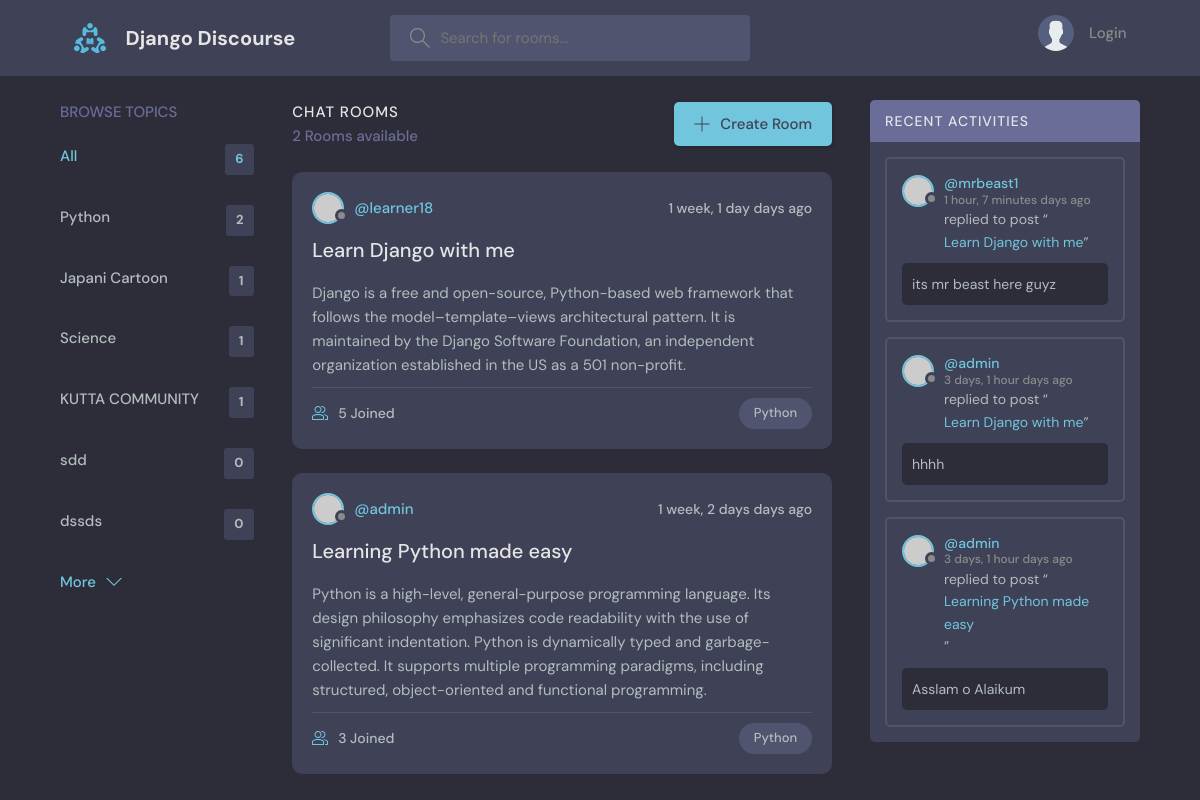
Page /?q=Python on the committed database.
### chat/models.py (models this page shows, shortened)
class Topic(models.Model):
    topic = models.CharField(max_length=200)
    def __str__(self):
        return self.topic

class Room(models.Model):
    host = models.ForeignKey(User,on_delete=models.SET_NULL,null=True)
    name = models.CharField(max_length=200)
    description = models.TextField(null=True,blank=True)
    participants = models.ManyToManyField(User,related_name="Participants",blank=True)
    topic = models.ForeignKey(Topic,on_delete=models.SET_NULL,null=True)
    updated = models.DateTimeField(auto_now=True)
    created = models.DateTimeField(auto_now_add=True)
    class Meta:
        ordering = ['-updated','-created']
    def __str__(self):
        return self.name

class Message(models.Model):
    user = models.ForeignKey(User,on_delete=models.CASCADE)
    room = models.ForeignKey(Room,on_delete=models.CASCADE)
    message = models.TextField()
    updated = models.DateTimeField(auto_now=True)
    created = models.DateTimeField(auto_now_add=True)

### chat/views.py (the view)
# urls.py: 2. Add a URL to urlpatterns:  path('', views.home, name='home')
def home(request):
    q = request.GET.get('q')  if request.GET.get('q') != None else ''
    rooms = Room.objects.filter(
        Q(topic__topic__icontains=q) |
        Q(name__icontains=q) |
        Q(description__icontains=q)
    )
    room_count = rooms.count()
    topics = Topic.objects.all()
    chats = Message.objects.all().order_by('-created')
    context = {'rooms' : rooms,'topics' : topics,'room_count' : room_count,'chats': chats,'page' : 'Django Discourse'}
    return render(request,'chat/home.html',context)

### chat/templates/chat/home.html (shortened to what this page needs)
{% extends "base.html" %}
{% block content %}
<main class="layout layout--3">
  <div class="container">
    {% include 'chat/topics_components.html' %}
    <div class="roomList">
      <div class="roomList__header">
        <div>
          <h2>Chat Rooms</h2>
          <p>{{room_count}} Rooms available</p>
        </div>
        <a class="btn btn--main" href="{% url 'create-room' %}">
          <svg
            version="1.1"
            xmlns="http://www.w3.org/2000/svg"
            width="32"
            height="32"
            viewBox="0 0 32 32"
          >
            <title>add</title>
            <path
              d="M16.943 0.943h-1.885v14.115h-14.115v1.885h14.115v14.115h1.885v-14.115h14.115v-1.885h-14.115v-14.115z"
            ></path>
          </svg>
          Create Room
        </a>
      </div>
      {% include 'chat/feed_components.html' %}
    </div>
    {% include 'chat/activity_components.html' %}
  </div>
</main>
{% endblock  %}

### chat/templates/chat/topics_components.html
<div class="topics">
    <div class="topics__header">
      <h2>Browse Topics</h2>
    </div>
    <ul class="topics__list">
      <li>
        <a href="{% url 'home' %}" class="active">All<span>{{topics.count}}</span></a>
      </li>
      {% for topic in topics %}
      <li>
        <a href="{% url 'home' %}?q={{topic}}">{{topic}}<span>{{topic.room_set.all.count}}</span></a>
      </li>
      {% endfor %}
    </ul>
    <a class="btn btn--link" href="{% url 'home' %}">
      More
      <svg
        version="1.1"
        xmlns="http://www.w3.org/2000/svg"
        width="32"
        height="32"
        viewBox="0 0 32 32"
      >
        <title>chevron-down</title>
        <path d="M16 21l-13-13h-3l16 16 16-16h-3l-13 13z"></path>
      </svg>
    </a>
  </div>

### chat/templates/chat/feed_components.html (shortened to what this page needs)
{% for room in rooms %}
<div class="roomListRoom">
    <div class="roomListRoom__header">
      <a href="{% url 'userprofile' room.host.id %}" class="roomListRoom__author">
        <div class="avatar avatar--small">
          <img src="https://randomuser.me/api/portraits/women/11.jpg" />
        </div>
        <span>@{{ room.host }}</span>
      </a>
      <div class="roomListRoom__actions">
        <span>{{ room.created|timesince }} days ago</span>
      </div>
    </div>
    <div class="roomListRoom__content">
      <a href="{% url 'room' room.id %}">{{ room.name }}</a>
      <p>
        {{ room.description }}
      </p>
    </div>
    <div class="roomListRoom__meta">
      <a href="{% url 'room' room.id %}" class="roomListRoom__joined">
        {{ room.participants.count }} Joined
      </a>
      <p class="roomListRoom__topic">{{room.topic}}</p>
    </div>
  </div>
  {% endfor %}

### chat/templates/chat/activity_components.html (shortened to what this page needs)
<div class="activities">
    <div class="activities__header">
      <h2>Recent Activities</h2>
    </div>
    {% for chat in chats|slice:":3" %}
    <div class="activities__box">
      <div class="activities__boxHeader roomListRoom__header">
        <a href="{% url 'userprofile' chat.user.id %}" class="roomListRoom__author">
          <div class="avatar avatar--small">
            <img src="https://randomuser.me/api/portraits/women/11.jpg" />
          </div>
          <p>
            @{{chat.user}}
            <span>{{chat.created|timesince}} days ago</span>
          </p>
        </a>
      </div>
      <div class="activities__boxContent">
        <p>
          replied to post “<a href="{% url 'room' chat.room.id %}">{{chat.room}}</a
          >”
        </p>
        <div class="activities__boxRoomContent">
            {{chat.message}}
        </div>
      </div>
    </div>
    {% endfor %}
  </div>

### rows in the picture
Topic: topic "Python", room_set.all.count "2"
Topic: topic "Japani Cartoon", room_set.all.count "1"
Topic: topic "Science", room_set.all.count "1"
Topic: topic "KUTTA COMMUNITY", room_set.all.count "1"
Topic: topic "sdd", room_set.all.count "0"
Topic: topic "dssds", room_set.all.count "0"
Room: host "learner18", created "1 week, 1 day", name "Learn Django with me", description "Django is a free and open-source, Python-based web framework that follows the model–template–views architectural pattern. It is maintained by the Django Software Foundation, an independent organization established in the US as a 501 non-profit.", participants.count "5", topic "Python"
Room: host "admin", created "1 week, 2 days", name "Learning Python made easy", description "Python is a high-level, general-purpose programming language. Its design philosophy emphasizes code readability with the use of significant indentation. Python is dynamically typed and garbage-collected. It supports multiple programming paradigms, including structured, object-oriented and functional programming.", participants.count "3", topic "Python"
Message: user "mrbeast1", created "1 hour, 7 minutes", room "Learn Django with me", message "its mr beast here guyz"
Message: user "admin", created "3 days, 1 hour", room "Learn Django with me", message "hhhh"
Message: user "admin", created "3 days, 1 hour", room "Learning Python made easy", message "Asslam o Alaikum"

### other values in the picture
{{ topics.count }} "6"
{{ room_count }} "2"
